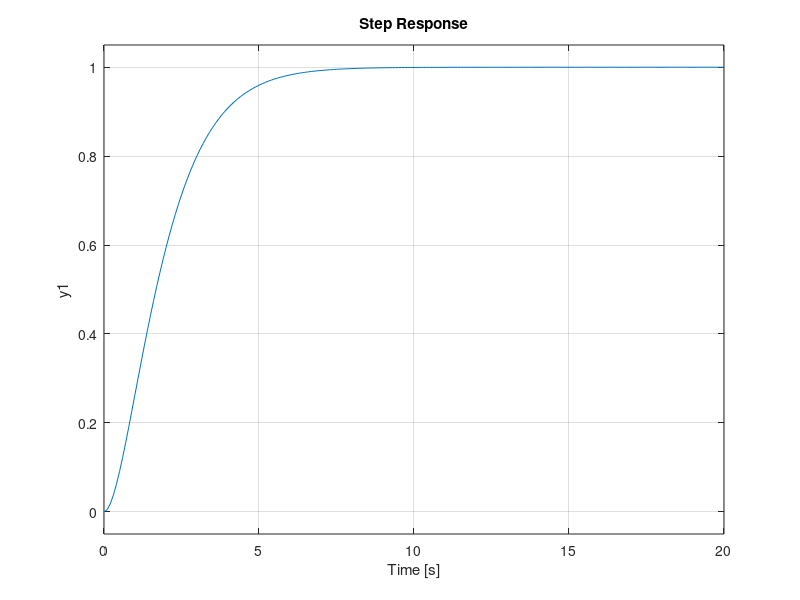
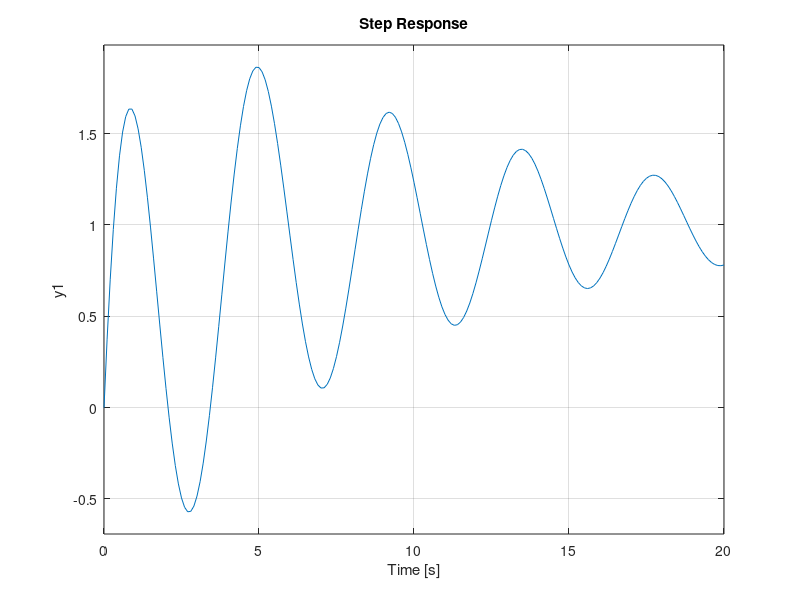

These figures' MATLAB source, in order:
% Clear
clear
clc
close all

%% 3. Define Transfer Function
% Second Order Critically Damped System
% G(s) = 1 / s^2 + 2s + 1

G_num3 = 1;
G_den3 = [1 2 1];
G3 = tf(G_num3,G_den3);

%% 6. Define Transfer Function
% Electrical Filter with Multiple Poles
% G(s) = (4s^3 + 3s^2 + 2s + 1) / (s^4 + 2s^3 + 3s^2 + 4s + 1)

G_num6 = [4 3 2 1];
G_den6 = [1 2 3 4 1];
G6 = tf(G_num6,G_den6);

% step response
step(G3,0:0.1:20)
figure
step(G6,0:0.1:20)
figure
